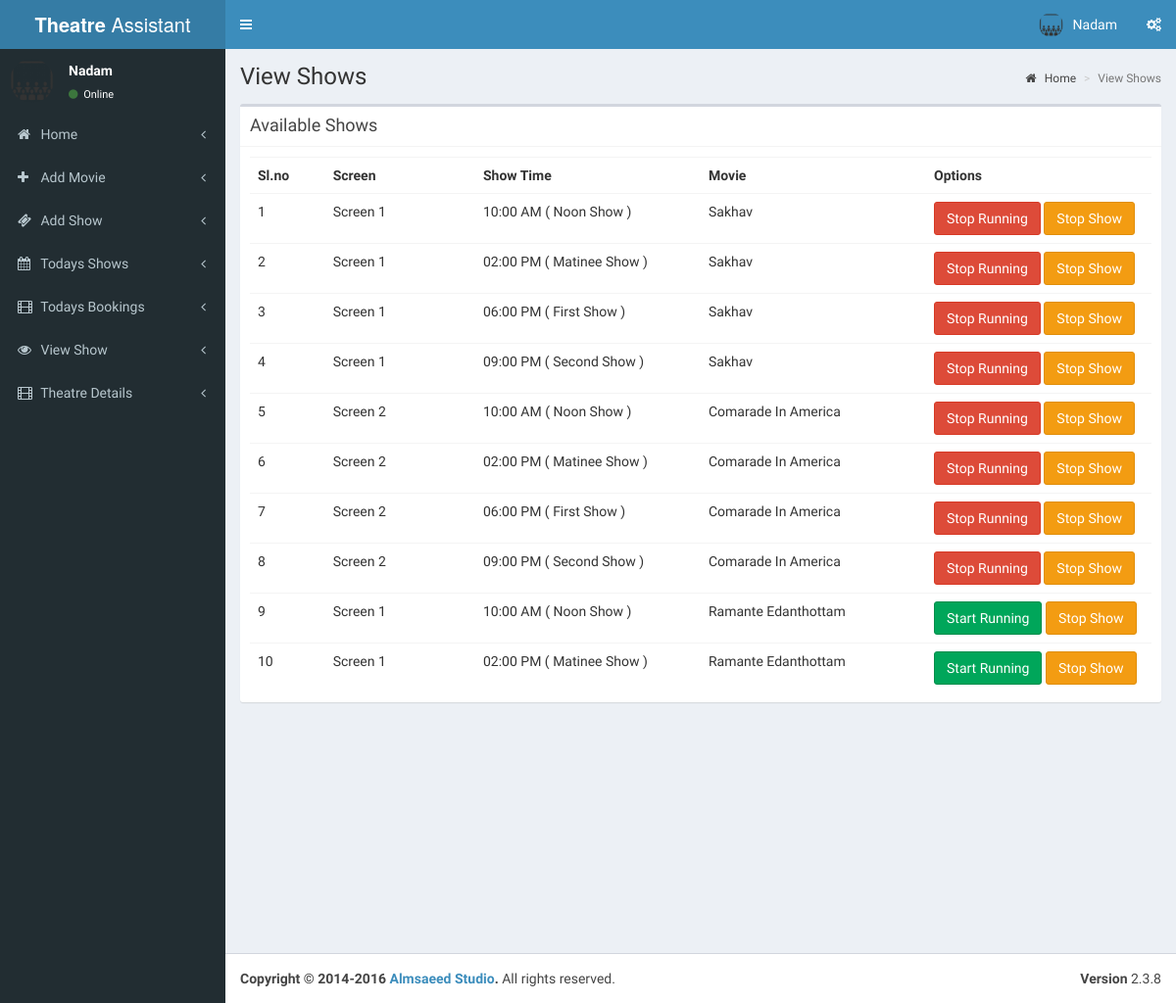
/theatre/pages/view_shows.php (signed in), run on the app's committed database.
### tables this page shows
CREATE TABLE IF NOT EXISTS `tbl_theatre` (
  `id` int(11) NOT NULL AUTO_INCREMENT,
  `name` varchar(100) NOT NULL,
  `address` varchar(100) NOT NULL,
  `place` varchar(100) NOT NULL,
  `state` varchar(50) NOT NULL,
  `pin` int(11) NOT NULL,
  PRIMARY KEY (`id`)
);

CREATE TABLE IF NOT EXISTS `tbl_shows` (
  `s_id` int(11) NOT NULL AUTO_INCREMENT,
  `st_id` int(11) NOT NULL COMMENT 'show time id',
  `theatre_id` int(11) NOT NULL,
  `movie_id` int(11) NOT NULL,
  `start_date` date NOT NULL,
  `status` int(11) NOT NULL COMMENT '1 means show available',
  `r_status` int(11) NOT NULL,
  PRIMARY KEY (`s_id`)
);

CREATE TABLE IF NOT EXISTS `tbl_screens` (
  `screen_id` int(11) NOT NULL AUTO_INCREMENT,
  `t_id` int(11) NOT NULL COMMENT 'theatre id',
  `screen_name` varchar(110) NOT NULL,
  `seats` int(11) NOT NULL COMMENT 'number of seats',
  `charge` int(11) NOT NULL,
  PRIMARY KEY (`screen_id`)
);

CREATE TABLE IF NOT EXISTS `tbl_show_time` (
  `st_id` int(11) NOT NULL AUTO_INCREMENT,
  `screen_id` int(11) NOT NULL,
  `name` varchar(40) NOT NULL COMMENT 'noon,second,etc',
  `start_time` time NOT NULL,
  PRIMARY KEY (`st_id`)
);

CREATE TABLE IF NOT EXISTS `tbl_movie` (
  `movie_id` int(11) NOT NULL AUTO_INCREMENT,
  `t_id` int(11) NOT NULL COMMENT 'theatre id',
  `movie_name` varchar(100) NOT NULL,
  `cast` varchar(500) NOT NULL,
  `desc` varchar(1000) NOT NULL,
  `release_date` date NOT NULL,
  `image` varchar(200) NOT NULL,
  `video_url` varchar(200) NOT NULL,
  `status` int(1) NOT NULL COMMENT '0 means active ',
  PRIMARY KEY (`movie_id`)
);

### theatre/pages/view_shows.php (the view, shortened to what this page needs)
<?php
include('header.php');
?>
  <div class="content-wrapper">
    <section class="content-header">
      <h1>
        View Shows
      </h1>
      <ol class="breadcrumb">
        <li><a href="index.php"><i class="fa fa-home"></i> Home</a></li>
        <li class="active">View Shows</li>
      </ol>
    </section>
    <section class="content">
      <div class="box">
         <div class="box-header with-border">
              <h3 class="box-title">Available Shows</h3>
            </div>
        <div class="box-body">
          <?php
          $sw=mysqli_query($con,"select * from tbl_shows where st_id in(select st_id from tbl_show_time where screen_id in(select screen_id from  tbl_screens where t_id='".$_SESSION['theatre']."')) and status='1'");
          if(mysqli_num_rows($sw))
          {?>
            <table class="table">
              <th class="col-md-1">
                Sl.no
              </th>
              <th class="col-md-2">
                Screen
              </th>
              <th class="col-md-3">
                Show Time
              </th>
              <th class="col-md-3">
                Movie
              </th>
              <th class="col-md-3">
                Options
              </th>
              <?php
              $sl=1;
              while($shows=mysqli_fetch_array($sw))
              {
                ?>
                <tr>
                  <td>
                    <?php echo $sl; $sl++;?>
                  </td>
                  <?php
                  $st=mysqli_query($con,"select * from tbl_show_time where st_id='".$shows['st_id']."'");
                  $show_time=mysqli_fetch_array($st);
                  $sr=mysqli_query($con,"select * from tbl_screens where screen_id='".$show_time['screen_id']."'");
                  $screen=mysqli_fetch_array($sr);
                  $mv=mysqli_query($con,"select * from tbl_movie where movie_id='".$shows['movie_id']."'");
                  $movie=mysqli_fetch_array($mv);
                  ?>
                  <td>
                    <?php echo $screen['screen_name'];?>
                  </td>
                  <td>
                    <?php echo date('h:i A',strtotime($show_time['start_time']))." ( ".$show_time['name']." Show )";?>
                  </td>
                  <td>
                    <?php echo $movie['movie_name'];?>
                  </td>
                  <td>
                    <?php if($shows['r_status']==1)
                    {
                    ?><a href="change_running.php?id=<?php echo $shows['s_id'];?>&status=0"><button class="btn btn-danger">Stop Running</button></a>
                    <?php
                    }
                    else
                    {?><a href="change_running.php?id=<?php echo $shows['s_id'];?>&status=1"><button class="btn btn-success">Start Running</button></a>
                    <?php
                    }?>
                    <a href="stop_running.php?id=<?php echo $shows['s_id'];?>"><button class="btn btn-warning">Stop Show</button></a>
                  </td>
                </tr>
                <?php
              }
              ?>
            </table>
            <?php
          }
          else
          {
            ?>
            <h3>No Shows Added</h3>
            <?php
          }
          ?>
        </div>
      </div>
    </section>
  </div>
  <?php
include('footer.php');
?>

### theatre/pages/header.php (shortened to what this page needs)
<?php
include('../../config.php');
$th=mysqli_query($con,"select * from tbl_theatre where id='".$_SESSION['theatre']."'");
$theatre=mysqli_fetch_array($th);
?>
<!DOCTYPE html>
<html>
<head>
  <link rel="stylesheet" href="../validation/dist/css/bootstrapValidator.css"/>
  <link rel="stylesheet" href="../bootstrap/css/bootstrap.min.css">
  <link rel="stylesheet" href="https://cdnjs.cloudflare.com/ajax/libs/font-awesome/4.5.0/css/font-awesome.min.css">
  <link rel="stylesheet" href="https://cdnjs.cloudflare.com/ajax/libs/ionicons/2.0.1/css/ionicons.min.css">
  <link rel="stylesheet" href="../dist/css/AdminLTE.min.css">
  <link rel="stylesheet" href="../dist/css/skins/_all-skins.min.css">
</head>
<body class="hold-transition skin-blue sidebar-mini">
<div class="wrapper">
  <header class="main-header">
    <a href="index.php" class="logo">
      <span class="logo-lg"><b>Theatre</b> Assistant</span>
    </a>
    <nav class="navbar navbar-static-top">
      <a href="#" class="sidebar-toggle" data-toggle="offcanvas" role="button">
      </a>
      <div class="navbar-custom-menu">
        <ul class="nav navbar-nav">
          <li class="dropdown user user-menu">
            <a href="#" class="dropdown-toggle" data-toggle="dropdown">
              <img src="cinema-512.png" class="user-image" alt="User Image">
              <span class="hidden-xs"><?php echo $theatre['name'];?></span>
            </a>
          </li>
          <li>
            <a href="#" data-toggle="control-sidebar"><i class="fa fa-gears"></i></a>
          </li>
        </ul>
      </div>
    </nav>
  </header>
  <aside class="main-sidebar">
    <section class="sidebar">
      <div class="user-panel">
        <div class="pull-left image">
          <img src="cinema-512.png" class="img-circle" alt="User Image">
        </div>
        <div class="pull-left info">
          <p><?php echo $theatre['name'];?></p>
          <a href="#"><i class="fa fa-circle text-success"></i> Online</a>
        </div>
      </div>
      <ul class="sidebar-menu">
        <li class="treeview">
          <a href="index.php">
            <i class="fa fa-home"></i> <span>Home</span>
            <span class="pull-right-container">
              <i class="fa fa-angle-left pull-right"></i>
            </span>
          </a>
        </li>
          <li class="treeview">
          <a href="add_movie.php">
            <i class="fa fa-plus"></i> <span>Add Movie</span>
            <span class="pull-right-container">
              <i class="fa fa-angle-left pull-right"></i>
            </span>
          </a>
        </li>
        <li class="treeview">
          <a href="add_show.php">
            <i class="fa fa-ticket"></i> <span>Add Show</span>
            <span class="pull-right-container">
              <i class="fa fa-angle-left pull-right"></i>
            </span>
          </a>
        </li>
        <li class="treeview">
          <a href="todays_shows.php">
            <i class="fa fa-calendar"></i> <span>Todays Shows</span>
            <span class="pull-right-container">
              <i class="fa fa-angle-left pull-right"></i>
            </span>
          </a>
        </li>
        <li class="treeview">
          <a href="tickets.php">
            <i class="fa fa-film"></i> <span>Todays Bookings</span>
            <span class="pull-right-container">
              <i class="fa fa-angle-left pull-right"></i>
            </span>
          </a>
        </li>
        <li class="treeview">
          <a href="view_shows.php">
            <i class="fa fa-eye"></i> <span>View Show</span>
            <span class="pull-right-container">
              <i class="fa fa-angle-left pull-right"></i>
            </span>
          </a>
        </li>
        <li class="treeview">
          <a href="add_theatre_2.php">
            <i class="fa fa-film"></i> <span>Theatre Details</span>
            <span class="pull-right-container">
              <i class="fa fa-angle-left pull-right"></i>
            </span>
          </a>
        </li>
      </ul>
    </section>
  </aside>

### data on the page
tbl_theatre: name "Nadam"
tbl_shows: tbl_screens.screen_name "Screen 1", st.start_time "10:00 AM", st.name "Noon", movie.movie_name "Sakhav"
tbl_shows: tbl_screens.screen_name "Screen 1", st.start_time "02:00 PM", st.name "Matinee", movie.movie_name "Sakhav"
tbl_shows: tbl_screens.screen_name "Screen 1", st.start_time "06:00 PM", st.name "First", movie.movie_name "Sakhav"
tbl_shows: tbl_screens.screen_name "Screen 1", st.start_time "09:00 PM", st.name "Second", movie.movie_name "Sakhav"
tbl_shows: tbl_screens.screen_name "Screen 2", st.start_time "10:00 AM", st.name "Noon", movie.movie_name "Comarade In America"
tbl_shows: tbl_screens.screen_name "Screen 2", st.start_time "02:00 PM", st.name "Matinee", movie.movie_name "Comarade In America"
tbl_shows: tbl_screens.screen_name "Screen 2", st.start_time "06:00 PM", st.name "First", movie.movie_name "Comarade In America"
tbl_shows: tbl_screens.screen_name "Screen 2", st.start_time "09:00 PM", st.name "Second", movie.movie_name "Comarade In America"
tbl_shows: tbl_screens.screen_name "Screen 1", st.start_time "10:00 AM", st.name "Noon", movie.movie_name "Ramante Edanthottam"
tbl_shows: tbl_screens.screen_name "Screen 1", st.start_time "02:00 PM", st.name "Matinee", movie.movie_name "Ramante Edanthottam"
